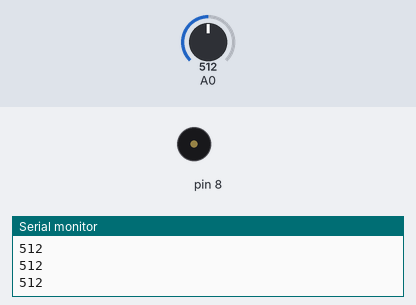
The sketch below on a simulated Arduino Uno, built with avr-gcc and run on an emulated ATmega328P. Parts: buzzer (waves = sounding), the last lines printed to the serial monitor. Inputs (shaded band) come from the test bench; at power-on: A0 = 512.

Above: at 1.2 s.
1.3 s: A0 set to 468
2.8 s: A0 set to 460
At 3.1 s:
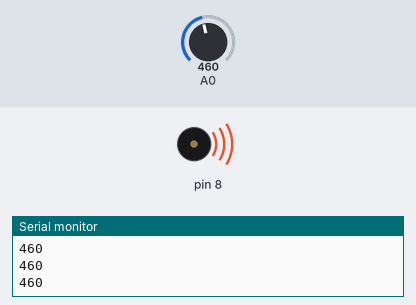
Timing chart, 0 to 5.8 s (numbered marks = the images above; inputs shaded):
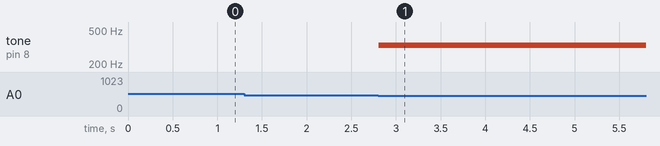

Measured:
- the behaviour switches between 461 and 460 on A0 (found by bisection; images 0 and 1)
- after the input at 2.8 s, tone on pin 8: silent → 330 Hz at once

The sketch:

keyboard.ino
```cpp
int notes[] = {262, 294, 330, 349};


void setup() {
  Serial.begin(9600);
}

void loop() {
  int keyVal = analogRead(A0);
  Serial.println(keyVal);

  if (keyVal > 900) {
    tone(8, notes[0]);
  } else if (keyVal >= 820 && keyVal <= 900) {
    tone(8, notes[1]);
  } else if (keyVal >= 450 && keyVal <= 460) {
    tone(8, notes[2]);
  } else if (keyVal >= 5 && keyVal <= 10) {
    tone(8, notes[3]);
  } else {
    noTone(8);
  }

}
```
